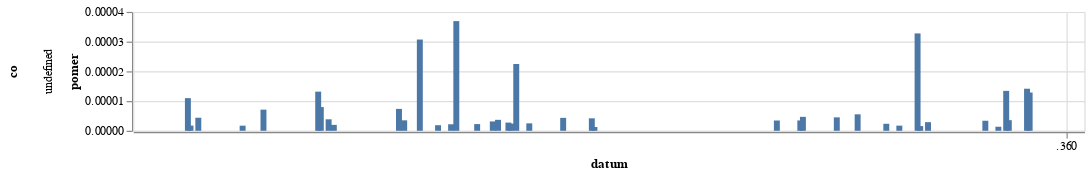

Here is the notebook cell this chart was saved with:
### Code cell
graf(podil_vyskytu_behem_roku(r"(?i)pyrotechnik","pyrotechnika").filter(pl.col("pocet_slov") > 10000))

### Figure 1 — Vega-Lite specification as saved in the notebook (floating-point values rounded to 4 significant figures; data arrays with more than 128 entries replaced by an {"elided": "..."} marker saying what was removed)
{"config": {"view": {"continuousWidth": 300, "continuousHeight": 300}}, "data": {"name": "data-91d6857324a0161240f96ddeb17fb772"}, "mark": {"type": "bar"}, "encoding": {"row": {"field": "co", "type": "nominal"}, "x": {"field": "datum", "type": "temporal"}, "y": {"field": "pomer", "type": "quantitative"}}, "height": 100, "width": 800, "$schema": "https://vega.github.io/schema/vega-lite/v5.8.0.json", "datasets": {"data-91d6857324a0161240f96ddeb17fb772": {"elided": "346 records"}}}
